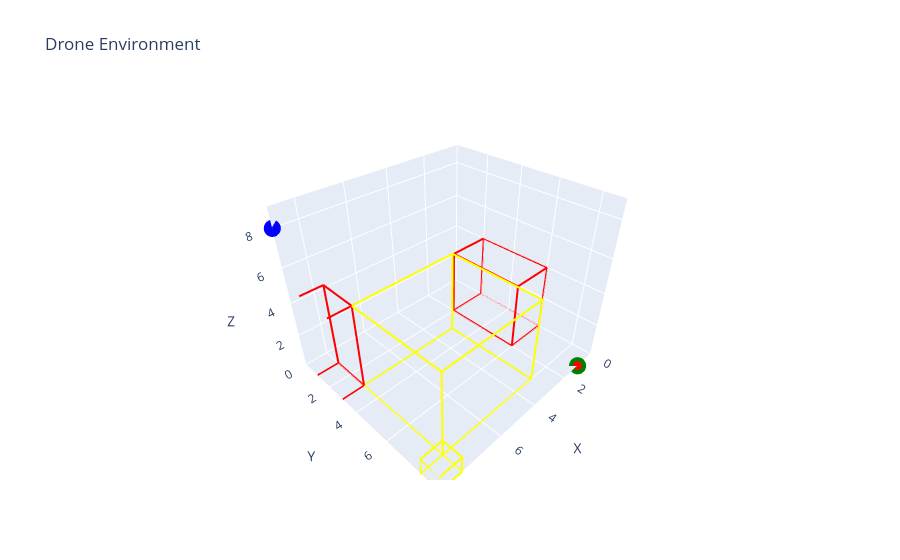

Notebook code for this chart:
### Code cell
# مثال
# الأبنية
buildings = [
    {'pos': [3, 3, 0], 'size': [5, 5, 5]},
    {'pos': [8, 8, 0], 'size': [1, 1, 1]}
]
# المناطق الممنوعة
prohibited_zones = [
    {'pos': [0, 2, 0], 'size': [2, 4, 4]},
    {'pos': [8, 1, 0], 'size': [2, 2, 5]}
]
# البداية
start_position = [1, 9, 0]
# الهدف
goal_position = [9, 0, 8]

# إنشاء البيئة
env = gym.make("Drone-v0", grid_size=10, start_position=start_position,buildings=buildings, prohibited_zones=prohibited_zones , max_episode_steps=40)

env.reset()
raw_env = env.unwrapped
raw_env.set_goal(goal_position )



# الإظهار
env.render()

### Figure 1 — Plotly figure (JSON) as saved in the notebook; plotly's stock layout.template omitted (floating-point values rounded to 4 significant figures)
{"data": [{"line": {"color": "yellow", "width": 4}, "mode": "lines", "name": "Building", "showlegend": false, "type": "scatter3d", "x": [3, 8, 8, 3], "y": [3, 3, 8, 8], "z": [0, 0, 0, 0]}, {"line": {"color": "yellow", "width": 4}, "mode": "lines", "name": "Building", "showlegend": false, "type": "scatter3d", "x": [3, 8, 8, 3], "y": [3, 3, 8, 8], "z": [5, 5, 5, 5]}, {"line": {"color": "yellow", "width": 4}, "mode": "lines", "name": "Building", "showlegend": false, "type": "scatter3d", "x": [3, 8, 8, 3], "y": [3, 3, 3, 3], "z": [0, 0, 5, 5]}, {"line": {"color": "yellow", "width": 4}, "mode": "lines", "name": "Building", "showlegend": false, "type": "scatter3d", "x": [8, 8, 8, 8], "y": [3, 8, 8, 3], "z": [0, 0, 5, 5]}, {"line": {"color": "yellow", "width": 4}, "mode": "lines", "name": "Building", "showlegend": false, "type": "scatter3d", "x": [8, 3, 3, 8], "y": [8, 8, 8, 8], "z": [0, 0, 5, 5]}, {"line": {"color": "yellow", "width": 4}, "mode": "lines", "name": "Building", "showlegend": false, "type": "scatter3d", "x": [3, 3, 3, 3], "y": [8, 3, 3, 8], "z": [0, 0, 5, 5]}, {"line": {"color": "yellow", "width": 4}, "mode": "lines", "name": "Building", "showlegend": false, "type": "scatter3d", "x": [8, 9, 9, 8], "y": [8, 8, 9, 9], "z": [0, 0, 0, 0]}, {"line": {"color": "yellow", "width": 4}, "mode": "lines", "name": "Building", "showlegend": false, "type": "scatter3d", "x": [8, 9, 9, 8], "y": [8, 8, 9, 9], "z": [1, 1, 1, 1]}, {"line": {"color": "yellow", "width": 4}, "mode": "lines", "name": "Building", "showlegend": false, "type": "scatter3d", "x": [8, 9, 9, 8], "y": [8, 8, 8, 8], "z": [0, 0, 1, 1]}, {"line": {"color": "yellow", "width": 4}, "mode": "lines", "name": "Building", "showlegend": false, "type": "scatter3d", "x": [9, 9, 9, 9], "y": [8, 9, 9, 8], "z": [0, 0, 1, 1]}, {"line": {"color": "yellow", "width": 4}, "mode": "lines", "name": "Building", "showlegend": false, "type": "scatter3d", "x": [9, 8, 8, 9], "y": [9, 9, 9, 9], "z": [0, 0, 1, 1]}, {"line": {"color": "yellow", "width": 4}, "mode": "lines", "name": "Building", "showlegend": false, "type": "scatter3d", "x": [8, 8, 8, 8], "y": [9, 8, 8, 9], "z": [0, 0, 1, 1]}, {"line": {"color": "red", "width": 4}, "mode": "lines", "name": "Building", "showlegend": false, "type": "scatter3d", "x": [0, 2, 2, 0], "y": [2, 2, 6, 6], "z": [0, 0, 0, 0]}, {"line": {"color": "red", "width": 4}, "mode": "lines", "name": "Building", "showlegend": false, "type": "scatter3d", "x": [0, 2, 2, 0], "y": [2, 2, 6, 6], "z": [4, 4, 4, 4]}, {"line": {"color": "red", "width": 4}, "mode": "lines", "name": "Building", "showlegend": false, "type": "scatter3d", "x": [0, 2, 2, 0], "y": [2, 2, 2, 2], "z": [0, 0, 4, 4]}, {"line": {"color": "red", "width": 4}, "mode": "lines", "name": "Building", "showlegend": false, "type": "scatter3d", "x": [2, 2, 2, 2], "y": [2, 6, 6, 2], "z": [0, 0, 4, 4]}, {"line": {"color": "red", "width": 4}, "mode": "lines", "name": "Building", "showlegend": false, "type": "scatter3d", "x": [2, 0, 0, 2], "y": [6, 6, 6, 6], "z": [0, 0, 4, 4]}, {"line": {"color": "red", "width": 4}, "mode": "lines", "name": "Building", "showlegend": false, "type": "scatter3d", "x": [0, 0, 0, 0], "y": [6, 2, 2, 6], "z": [0, 0, 4, 4]}, {"line": {"color": "red", "width": 4}, "mode": "lines", "name": "Building", "showlegend": false, "type": "scatter3d", "x": [8, 10, 10, 8], "y": [1, 1, 3, 3], "z": [0, 0, 0, 0]}, {"line": {"color": "red", "width": 4}, "mode": "lines", "name": "Building", "showlegend": false, "type": "scatter3d", "x": [8, 10, 10, 8], "y": [1, 1, 3, 3], "z": [5, 5, 5, 5]}, {"line": {"color": "red", "width": 4}, "mode": "lines", "name": "Building", "showlegend": false, "type": "scatter3d", "x": [8, 10, 10, 8], "y": [1, 1, 1, 1], "z": [0, 0, 5, 5]}, {"line": {"color": "red", "width": 4}, "mode": "lines", "name": "Building", "showlegend": false, "type": "scatter3d", "x": [10, 10, 10, 10], "y": [1, 3, 3, 1], "z": [0, 0, 5, 5]}, {"line": {"color": "red", "width": 4}, "mode": "lines", "name": "Building", "showlegend": false, "type": "scatter3d", "x": [10, 8, 8, 10], "y": [3, 3, 3, 3], "z": [0, 0, 5, 5]}, {"line": {"color": "red", "width": 4}, "mode": "lines", "name": "Building", "showlegend": false, "type": "scatter3d", "x": [8, 8, 8, 8], "y": [3, 1, 1, 3], "z": [0, 0, 5, 5]}, {"marker": {"color": "green", "size": 10}, "mode": "markers", "name": "Start", "showlegend": false, "type": "scatter3d", "x": [1], "y": [9], "z": [0]}, {"marker": {"color": "blue", "size": 10}, "mode": "markers", "name": "Goal", "showlegend": false, "type": "scatter3d", "x": [9], "y": [0], "z": [8]}, {"line": {"color": "black", "width": 2}, "marker": {"color": "red", "size": 2}, "mode": "lines+markers", "name": "Drone Path", "showlegend": false, "type": "scatter3d", "x": [1], "y": [9], "z": [0]}, {"marker": {"color": "red", "size": 5}, "mode": "markers", "name": "Drone", "showlegend": false, "type": "scatter3d", "x": [1], "y": [9], "z": [0]}], "layout": {"scene": {"domain": {"x": [0, 1], "y": [0, 1]}, "xaxis": {"range": [0, 9], "title": {"text": "X"}}, "yaxis": {"range": [0, 9], "title": {"text": "Y"}}, "zaxis": {"range": [0, 9], "title": {"text": "Z"}}}, "title": {"text": "Drone Environment"}}}
